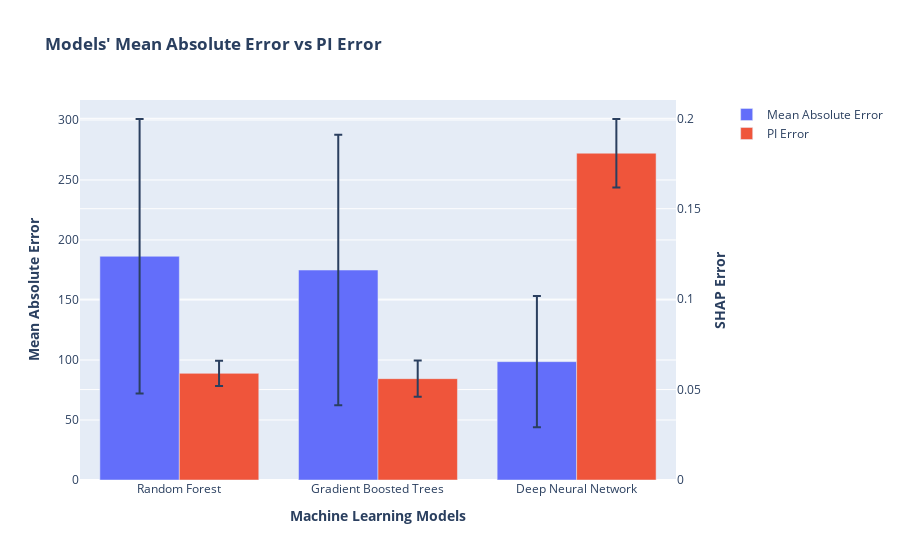

Write notebook code for a chart like this one.
### Code cell
# Create figure with secondary y-axis
model = ['Random Forest', 'Gradient Boosted Trees', 'Deep Neural Network']
all_mae_mean = [all_median[0], all_median[1], all_median[2]]
all_mae_std = [all_std[0], all_std[1], all_std[2]]

all_pi_mean = [all_median[3], all_median[4], all_median[5]]
all_pi_std = [all_std[3], all_std[4], all_std[5]]

fig = make_subplots(specs=[[{"secondary_y": True}]])
# Add traces
fig.add_trace(
    go.Bar(x=model, y=all_mae_mean, name="Mean Absolute Error", offsetgroup= "1",
           error_y=dict(type='data', array=all_mae_std)), secondary_y=False
)

fig.add_trace(
    go.Bar(x=model, y=pi_median, name="PI Error", offsetgroup= "2",
           error_y=dict(type='data', array=pi_std)), secondary_y=True
)

# Add figure title
fig.update_layout(
    title_text="<b>Models' Mean Absolute Error vs PI Error</b>",
    barmode='group'
)
# fig.update_traces(texttemplate='%{text:.2s}', textposition='outside')
# fig.update_layout(uniformtext_minsize=8, uniformtext_mode='hide')


# Set x-axis title
fig.update_xaxes(title_text="<b>Machine Learning Models</b>")

# Set y-axes titles
fig.update_yaxes(title_text="<b>Mean Absolute Error</b>", secondary_y=False)
fig.update_yaxes(title_text="<b>SHAP Error</b>", secondary_y=True)


fig.show()

### Figure 1 — Plotly figure (JSON) as saved in the notebook; plotly's stock layout.template omitted (floating-point values rounded to 4 significant figures)
{"data": [{"error_y": {"array": [114.4, 112.7, 54.6], "type": "data"}, "name": "Mean Absolute Error", "offsetgroup": "1", "type": "bar", "x": ["Random Forest", "Gradient Boosted Trees", "Deep Neural Network"], "xaxis": "x", "y": [186.4, 174.9, 98.6], "yaxis": "y"}, {"error_y": {"array": [0.006969, 0.009985, 0.01892], "type": "data"}, "name": "PI Error", "offsetgroup": "2", "type": "bar", "x": ["Random Forest", "Gradient Boosted Trees", "Deep Neural Network"], "xaxis": "x", "y": [0.05897, 0.05604, 0.1807], "yaxis": "y2"}], "layout": {"barmode": "group", "title": {"text": "<b>Models' Mean Absolute Error vs PI Error</b>"}, "xaxis": {"anchor": "y", "domain": [0, 0.94], "title": {"text": "<b>Machine Learning Models</b>"}}, "yaxis": {"anchor": "x", "domain": [0, 1], "title": {"text": "<b>Mean Absolute Error</b>"}}, "yaxis2": {"anchor": "x", "overlaying": "y", "side": "right", "title": {"text": "<b>SHAP Error</b>"}}}}
